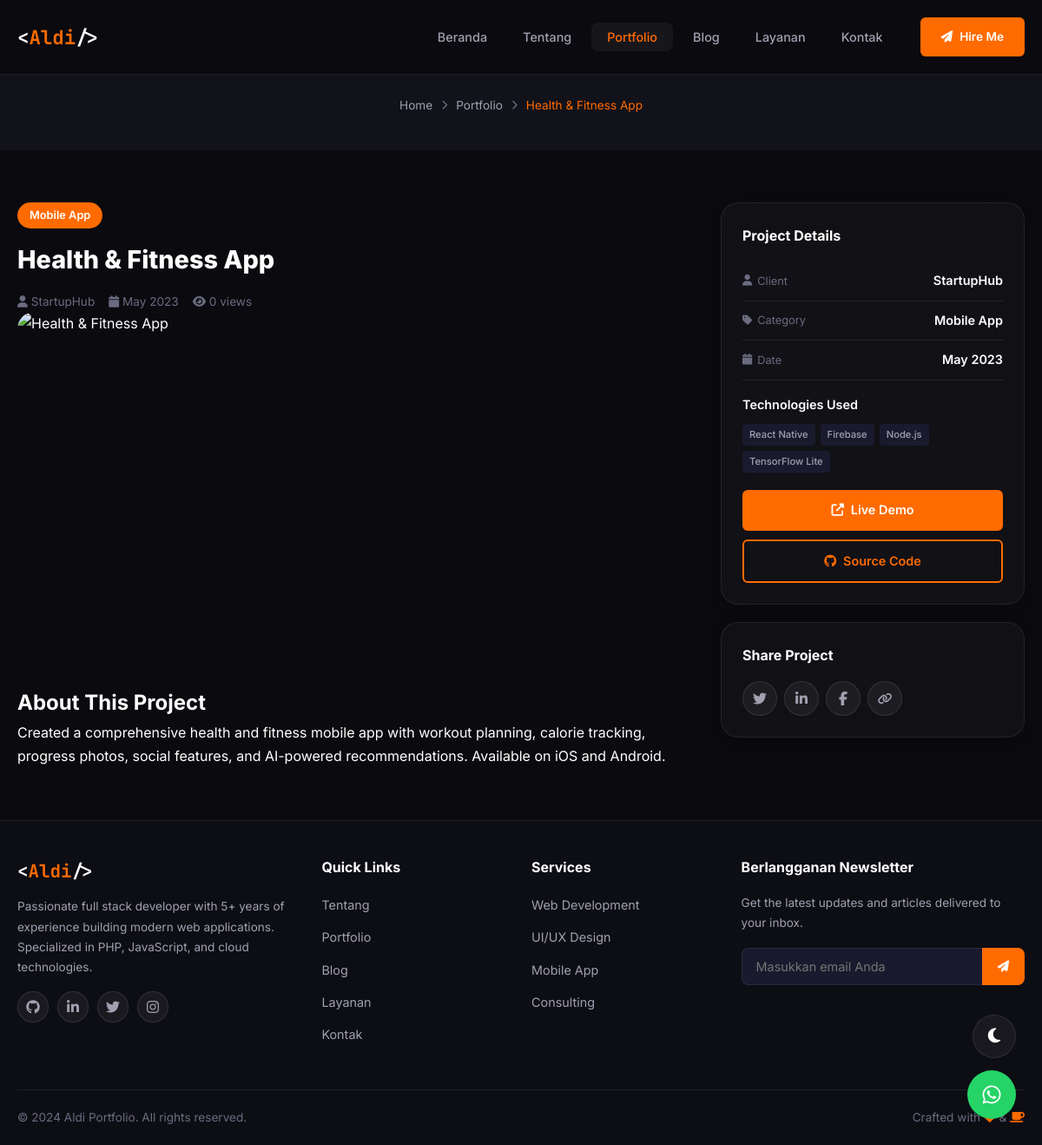
/portfolio/detail/4, run on the app's committed database.
### tables this page shows
CREATE TABLE IF NOT EXISTS `projects` (
    `id` INT UNSIGNED AUTO_INCREMENT PRIMARY KEY,
    `category_id` INT UNSIGNED DEFAULT NULL,
    `title` VARCHAR(200) NOT NULL,
    `slug` VARCHAR(220) NOT NULL UNIQUE,
    `short_description` VARCHAR(300) DEFAULT NULL,
    `description` TEXT NOT NULL,
    `thumbnail` VARCHAR(255) DEFAULT NULL,
    `demo_url` VARCHAR(500) DEFAULT NULL,
    `github_url` VARCHAR(500) DEFAULT NULL,
    `technologies` VARCHAR(500) DEFAULT NULL,
    `client_name` VARCHAR(100) DEFAULT NULL,
    `project_date` DATE DEFAULT NULL,
    `is_featured` TINYINT(1) DEFAULT 0,
    `is_active` TINYINT(1) DEFAULT 1,
    `sort_order` INT DEFAULT 0,
    `views` INT UNSIGNED DEFAULT 0,
    `created_at` TIMESTAMP DEFAULT CURRENT_TIMESTAMP,
    `updated_at` TIMESTAMP DEFAULT CURRENT_TIMESTAMP ON UPDATE CURRENT_TIMESTAMP,
    FOREIGN KEY (`category_id`) REFERENCES `categories`(`id`) ON DELETE SET NULL
);

CREATE TABLE IF NOT EXISTS `categories` (
    `id` INT UNSIGNED AUTO_INCREMENT PRIMARY KEY,
    `name` VARCHAR(100) NOT NULL,
    `slug` VARCHAR(120) NOT NULL UNIQUE,
    `type` ENUM('project', 'blog') NOT NULL DEFAULT 'project',
    `description` TEXT DEFAULT NULL,
    `color` VARCHAR(7) DEFAULT '#0066ff',
    `icon` VARCHAR(50) DEFAULT NULL,
    `sort_order` INT DEFAULT 0,
    `is_active` TINYINT(1) DEFAULT 1,
    `created_at` TIMESTAMP DEFAULT CURRENT_TIMESTAMP
);

### includes/helpers.php (called while the page is built, shortened)
<?php
function baseUrl($path = '') {
    return rtrim(APP_URL, '/') . '/' . ltrim($path, '/');
}
function asset($path) {
    return baseUrl('assets/' . ltrim($path, '/'));
}
function formatDate($date, $format = 'd M Y') {
    return date($format, strtotime($date));
}
function formatNumber($num) {
    return $num;
}
function cleanInput($data) {
    $data = trim($data);
    $data = stripslashes($data);
    $data = htmlspecialchars($data, ENT_QUOTES, 'UTF-8');
    return $data;
}
function get($key, $default = '') {
    return isset($_GET[$key]) ? cleanInput($_GET[$key]) : $default;
}
function lang($key, $default = '') {
    static $strings = null;
    if ($strings === null) {
        $langFile = ROOT_PATH . '/config/lang/' . APP_LANG . '.php';
        if (file_exists($langFile)) {
            $strings = require $langFile;
        } else {
            $strings = [];
        }
    }
    return $strings[$key] ?? $default ?: $key;
}

### config/database.php (called while the page is built, shortened)
<?php
class Database {
    private static $instance = null;
    private $pdo;
    private function __construct() {
        try {
            $dsn = "mysql:host=" . DB_HOST . ";dbname=" . DB_NAME . ";charset=utf8mb4";
            $options = [
                PDO::ATTR_ERRMODE => PDO::ERRMODE_EXCEPTION,
                PDO::ATTR_DEFAULT_FETCH_MODE => PDO::FETCH_ASSOC,
                PDO::ATTR_EMULATE_PREPARES => false,
                PDO::MYSQL_ATTR_INIT_COMMAND => "SET NAMES utf8mb4 COLLATE utf8mb4_unicode_ci"
            ];
            $this->pdo = new PDO($dsn, DB_USER, DB_PASS, $options);
        } catch (PDOException $e) {
            if (APP_DEBUG) {
                die("Database Connection Error: " . $e->getMessage());
            }
            die("Database connection failed. Please check your configuration.");
        }
    }
    public static function getInstance() {
        if (self::$instance === null) {
            self::$instance = new self();
        }
        return self::$instance;
    }
    public function query($sql, $params = []) {
        $stmt = $this->pdo->prepare($sql);
        $stmt->execute($params);
        return $stmt;
    }
    public function fetch($sql, $params = []) {
        $stmt = $this->query($sql, $params);
        return $stmt->fetch();
    }
}
function db() {
    return Database::getInstance();
}

### includes/security.php (called while the page is built, shortened)
<?php
function xssClean($data) {
    return htmlspecialchars($data, ENT_QUOTES | ENT_HTML5, 'UTF-8');
}

### config/lang/id.php (called while the page is built)
<?php
return [
    'nav_home' => 'Beranda',
    'nav_about' => 'Tentang',
    'nav_portfolio' => 'Portfolio',
    'nav_blog' => 'Blog',
    'nav_services' => 'Layanan',
    'nav_contact' => 'Kontak',
    'hero_cta' => 'Lihat Portfolio',
    'hero_cta_secondary' => 'Hubungi Saya',
    'stats_projects' => 'Project Selesai',
    'stats_clients' => 'Client Puas',
    'stats_experience' => 'Tahun Pengalaman',
    'stats_awards' => 'Penghargaan',
    'about_title' => 'Tentang Saya',
    'about_skills' => 'Keahlian',
    'about_experience' => 'Pengalaman',
    'about_education' => 'Pendidikan',
    'about_download_cv' => 'Download CV',
    'portfolio_title' => 'Portfolio Saya',
    'portfolio_all' => 'Semua',
    'portfolio_view' => 'Lihat Detail',
    'portfolio_demo' => 'Live Demo',
    'portfolio_github' => 'Source Code',
    'blog_title' => 'Blog',
    'blog_read_more' => 'Baca Selengkapnya',
    'blog_search' => 'Cari artikel...',
    'blog_related' => 'Artikel Terkait',
    'blog_comments' => 'Komentar',
    'blog_leave_comment' => 'Tinggalkan Komentar',
    'services_title' => 'Layanan Saya',
    'services_popular' => 'Populer',
    'services_get_started' => 'Mulai Sekarang',
    'services_faq' => 'Pertanyaan Umum',
    'contact_title' => 'Hubungi Saya',
    'contact_name' => 'Nama Lengkap',
    'contact_email' => 'Email',
    'contact_phone' => 'Nomor Telepon',
    'contact_subject' => 'Subjek',
    'contact_message' => 'Pesan',
    'contact_send' => 'Kirim Pesan',
    'contact_success' => 'Pesan berhasil dikirim! Saya akan segera membalas.',
    'contact_error' => 'Gagal mengirim pesan. Silakan coba lagi.',
    'footer_newsletter' => 'Berlangganan Newsletter',
    'footer_newsletter_placeholder' => 'Masukkan email Anda',
    'footer_subscribe' => 'Berlangganan',
    'loading' => 'Memuat...',
    'no_data' => 'Tidak ada data',
    'view_all' => 'Lihat Semua',
    'back' => 'Kembali',
    'submit' => 'Kirim',
    'save' => 'Simpan',
    'cancel' => 'Batal',
    'delete' => 'Hapus',
    'edit' => 'Edit',
    'search' => 'Cari',
];

### pages/portfolio-detail.php (the view, shortened to what this page needs)
<?php
$projectId = (int)(get('id') ?: 0);
try {
    $project = db()->fetch(
        "SELECT p.*, c.name as category_name, c.slug as category_slug
         FROM projects p
         LEFT JOIN categories c ON p.category_id = c.id
         WHERE p.id = ? AND p.is_active = 1",
        [$projectId]
    );
} catch (Exception $e) {
    $project = null;
}
include TEMPLATES_PATH . '/header.php';
?>
<section class="page-header page-header-compact">
    <div class="container">
        <div class="breadcrumb" data-aos="fade-up">
            <a href="<?= baseUrl() ?>">Home</a>
            <span class="separator"><i class="fas fa-chevron-right"></i></span>
            <a href="<?= baseUrl('portfolio') ?>">Portfolio</a>
            <span class="separator"><i class="fas fa-chevron-right"></i></span>
            <span class="current"><?= xssClean($project['title']) ?></span>
        </div>
    </div>
</section>
<section class="section project-detail-section">
    <div class="container">
        <div class="project-detail-grid">
            <div class="project-detail-main">
                <div class="project-detail-header" data-aos="fade-up">
                    <span class="project-category-badge"><?= xssClean($project['category_name'] ?? 'Project') ?></span>
                    <h1 class="project-detail-title"><?= xssClean($project['title']) ?></h1>
                    <div class="project-meta">
                        <?php if (!empty($project['client_name'])): ?>
                        <span><i class="fas fa-user"></i> <?= xssClean($project['client_name']) ?></span>
                        <?php endif; ?>
                        <?php if (!empty($project['project_date'])): ?>
                        <span><i class="fas fa-calendar"></i> <?= formatDate($project['project_date'], 'F Y') ?></span>
                        <?php endif; ?>
                        <span><i class="fas fa-eye"></i> <?= formatNumber($project['views']) ?> views</span>
                    </div>
                </div>
                <div class="project-gallery" data-aos="fade-up">
                    <div class="gallery-main">
                        <img src="<?= !empty($project['thumbnail']) ? uploadUrl($project['thumbnail']) : asset('images/project-placeholder.jpg') ?>"
                             alt="<?= xssClean($project['title']) ?>" id="gallery-main-img">
                    </div>
                </div>
                <div class="project-description" data-aos="fade-up">
                    <h2>About This Project</h2>
                    <div class="content-body">
                        <?= $project['description'] ?>
                    </div>
                </div>
            </div>
            <aside class="project-detail-sidebar">
                <div class="sidebar-card glass" data-aos="fade-left">
                    <h3 class="sidebar-card-title">Project Details</h3>
                    <ul class="project-info-list">
                        <?php if (!empty($project['client_name'])): ?>
                        <li>
                            <span class="info-label"><i class="fas fa-user"></i> Client</span>
                            <span class="info-value"><?= xssClean($project['client_name']) ?></span>
                        </li>
                        <?php endif; ?>
                        <li>
                            <span class="info-label"><i class="fas fa-tag"></i> Category</span>
                            <span class="info-value"><?= xssClean($project['category_name'] ?? 'N/A') ?></span>
                        </li>
                        <?php if (!empty($project['project_date'])): ?>
                        <li>
                            <span class="info-label"><i class="fas fa-calendar"></i> Date</span>
                            <span class="info-value"><?= formatDate($project['project_date'], 'F Y') ?></span>
                        </li>
                        <?php endif; ?>
                    </ul>
                    <?php if (!empty($project['technologies'])): ?>
                    <h4 class="tech-title">Technologies Used</h4>
                    <div class="project-tech-list">
                        <?php foreach (explode(',', $project['technologies']) as $tech): ?>
                        <span class="tech-badge"><?= trim($tech) ?></span>
                        <?php endforeach; ?>
                    </div>
                    <?php endif; ?>
                    <div class="project-actions-sidebar">
                        <?php if (!empty($project['demo_url'])): ?>
                        <a href="<?= $project['demo_url'] ?>" target="_blank" class="btn btn-primary btn-block">
                            <i class="fas fa-external-link-alt"></i> <?= lang('portfolio_demo') ?>
                        </a>
                        <?php endif; ?>
                        <?php if (!empty($project['github_url'])): ?>
                        <a href="<?= $project['github_url'] ?>" target="_blank" class="btn btn-outline btn-block">
                            <i class="fab fa-github"></i> <?= lang('portfolio_github') ?>
                        </a>
                        <?php endif; ?>
                    </div>
                </div>
                <div class="sidebar-card glass" data-aos="fade-left" data-aos-delay="100">
                    <h3 class="sidebar-card-title">Share Project</h3>
                    <div class="share-buttons">
                        <a href="https://twitter.com/intent/tweet?url=<?= urlencode(baseUrl('portfolio/detail/' . $project['id'])) ?>&text=<?= urlencode($project['title']) ?>"
                           target="_blank" class="share-btn twitter"><i class="fab fa-twitter"></i></a>
                        <a href="https://www.linkedin.com/sharing/share-offsite/?url=<?= urlencode(baseUrl('portfolio/detail/' . $project['id'])) ?>"
                           target="_blank" class="share-btn linkedin"><i class="fab fa-linkedin-in"></i></a>
                        <a href="https://www.facebook.com/sharer/sharer.php?u=<?= urlencode(baseUrl('portfolio/detail/' . $project['id'])) ?>"
                           target="_blank" class="share-btn facebook"><i class="fab fa-facebook-f"></i></a>
                        <button class="share-btn copy-link" data-url="<?= baseUrl('portfolio/detail/' . $project['id']) ?>">
                            <i class="fas fa-link"></i>
                        </button>
                    </div>
                </div>
            </aside>
        </div>
    </div>
</section>
<?php include TEMPLATES_PATH . '/footer.php'; ?>

### data on the page
projects: title "Health & Fitness App", category.name "Mobile App", client_name "StartupHub", project_date "May 2023", views "0", description "Created a comprehensive health and fitness mobile app with workout planning, calorie tracking, progress photos, social features, and AI-powered recommendations. Available on iOS and Android.", technologies "React Native", technologies "Firebase", technologies "Node.js", technologies "TensorFlow Lite"

### other printed values
getSetting('owner_name', 'Aldi') "Aldi"
lang('nav_home') "Beranda"
lang('nav_about') "Tentang"
lang('nav_portfolio') "Portfolio"
lang('nav_blog') "Blog"
lang('nav_services') "Layanan"
lang('nav_contact') "Kontak"
lang('portfolio_demo') "Live Demo"
lang('portfolio_github') "Source Code"
lang('footer_newsletter') "Berlangganan Newsletter"
